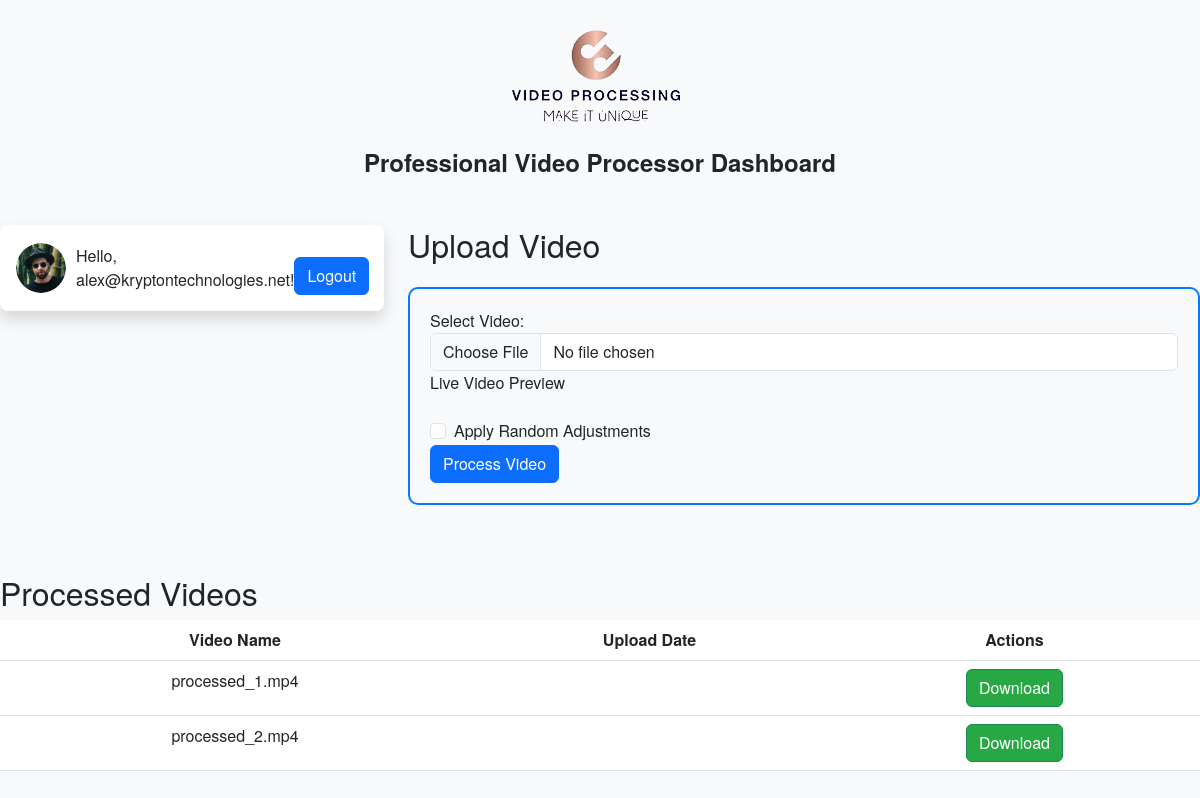
The app's page / (signed in) with its own data.
### app.py (models this page shows, shortened)
class User(UserMixin, db.Model):
    id = db.Column(db.Integer, primary_key=True)
    username = db.Column(db.String(20), unique=True, nullable=False)
    email = db.Column(db.String(120), unique=True, nullable=False)
    password_hash = db.Column(db.String(128), nullable=False)
    videos = db.relationship('Video', backref='user', lazy=True)

class Video(db.Model):
    id = db.Column(db.Integer, primary_key=True)
    user_id = db.Column(db.Integer, db.ForeignKey('user.id'), nullable=False)
    filename = db.Column(db.String(100), nullable=False)
    processed = db.Column(db.Boolean, default=False)

### app.py (the view)
@app.route('/')
def index():
    processed_videos = []
    if current_user.is_authenticated:
        processed_videos = Video.query.filter(Video.user.has(id=current_user.id), Video.processed.is_(True)).all()
    return render_template('index.html', processed_videos=processed_videos)

### app.py (called while the page is built)
@login_manager.user_loader
def load_user(user_id):
    return User.query.get(int(user_id))

### templates/index.html (shortened to what this page needs)
<!DOCTYPE html>
<html lang="en">
<head>
  <link rel="stylesheet" href="https://cdn.jsdelivr.net/npm/bootstrap@5.3.0-alpha1/dist/css/bootstrap.min.css">
  <link rel="stylesheet" href="https://cdn.jsdelivr.net/npm/animate.css@3.7.2/animate.min.css">
  <link rel="stylesheet" href="{{ url_for('static', filename='img/logo.png') }}">
  <link rel="stylesheet" href="{{ url_for('static', filename='img/profile.png') }}">
</head>
<body>
  <div class="text-center mt-4 mb-5">
    <img src="{{ url_for('static', filename='img/logo.png') }}" alt="Logo" class="img-fluid" style="width: auto; height: auto;">
    <h1 class="dashboard-title animate__animated">Professional Video Processor Dashboard</h1>
  </div>
    <div class="row mb-4">
      <div class="col-md-4">
        <div class="card border-0 shadow rounded-3 p-3 animate__animated animate__fadeIn">
          <div class="user-greeting">
            <img src="{{ url_for('static', filename='img/profile.png') }}" alt="Profile" width="50" height="50">
            {% if current_user.is_authenticated %}
              <p class="mb-0">Hello, {{ current_user.username }}!</p>
              <a href="{{ url_for('logout') }}" class="btn btn-primary btn-block mt-3">Logout</a>
            {% else %}
              <p class="mb-0">Hello, Guest!</p>
              <p class="mb-3">Don't have an account?</p>
              <a href="{{ url_for('signup') }}" class="btn btn-primary btn-block">Register here</a>
            {% endif %}
          </div>
        </div>
      </div>
      <div class="col-md-8">
        <h2 class="mb-4">Upload Video</h2>
        <form method="post" action="{{ url_for('upload') }}" enctype="multipart/form-data" class="upload-form animate__animated animate__fadeIn">
          <div class="form-group">
            <label for="video">Select Video:</label>
            <input type="file" name="video" accept="video/*" class="form-control" required onchange="previewMedia('video', 'live-preview-video')" id="video">
          </div>
          <div class="mb-3">
            <label for="live-preview-video" class="form-label">Live Video Preview</label>
          </div>
          <div class="form-check">
            <input class="form-check-input" type="checkbox" name="random_adjustments" id="randomAdjustments">
            <label class="form-check-label" for="randomAdjustments">
              Apply Random Adjustments
            </label>
          </div>
          <button type="submit" class="btn btn-primary btn-block">Process Video</button>
        </form>
      </div>
    </div>
    <h2 class="mt-5">Processed Videos</h2>
    <table class="table processed-videos-table animate__animated animate__fadeIn">
      <thead>
        <tr>
          <th scope="col">Video Name</th>
          <th scope="col">Upload Date</th>
          <th scope="col">Actions</th>
        </tr>
      </thead>
      <tbody>
        {% for video in processed_videos %}
          <tr>
            <td>{{ video.filename }}</td>
            <td>{{ video.upload_date }}</td>
            <td><a href="{{ url_for('download', filename=video.filename) }}" class="btn btn-success download-btn">Download</a></td>
          </tr>
        {% endfor %}
      </tbody>
    </table>
</body>
</html>

### templates/index.html (style rules this page uses)
body { font-family: 'Helvetica Neue', sans-serif; background-color: #f8f9fa; animation: fadeIn 1s; }
.dashboard-title { font-size: 24px; font-weight: bold; animation: fadeInDown 1s; }
.user-greeting { display: flex; align-items: center; animation: fadeIn 1s; }
.user-greeting img { border-radius: 50%; margin-right: 10px; }
.upload-form { border: 2px solid #007bff; border-radius: 10px; padding: 20px; margin-bottom: 20px; animation: fadeIn 1s; }
.processed-videos-table th, .processed-videos-table td { text-align: center; }
.download-btn { background-color: #28a745; color: #fff; transition: background-color 0.3s ease; }

### records on screen
User: username "alex@kryptontechnologies.net"
Video: filename "processed_1.mp4"
Video: filename "processed_2.mp4"
